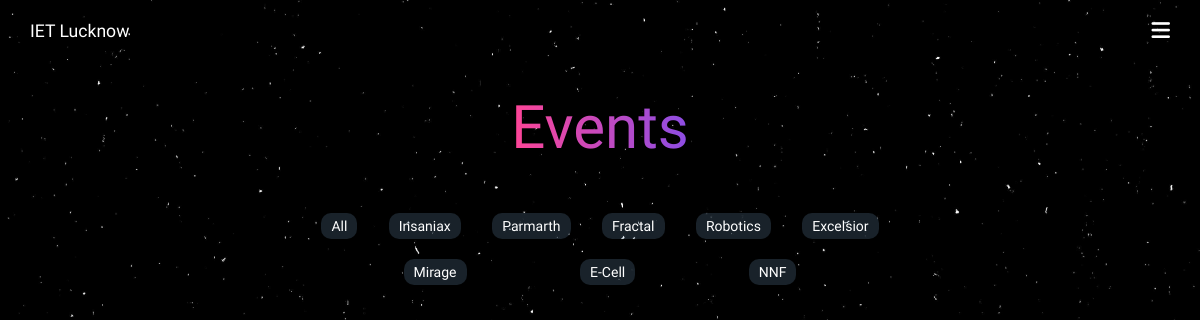
/events/, run on an earlier commit of the app's database.
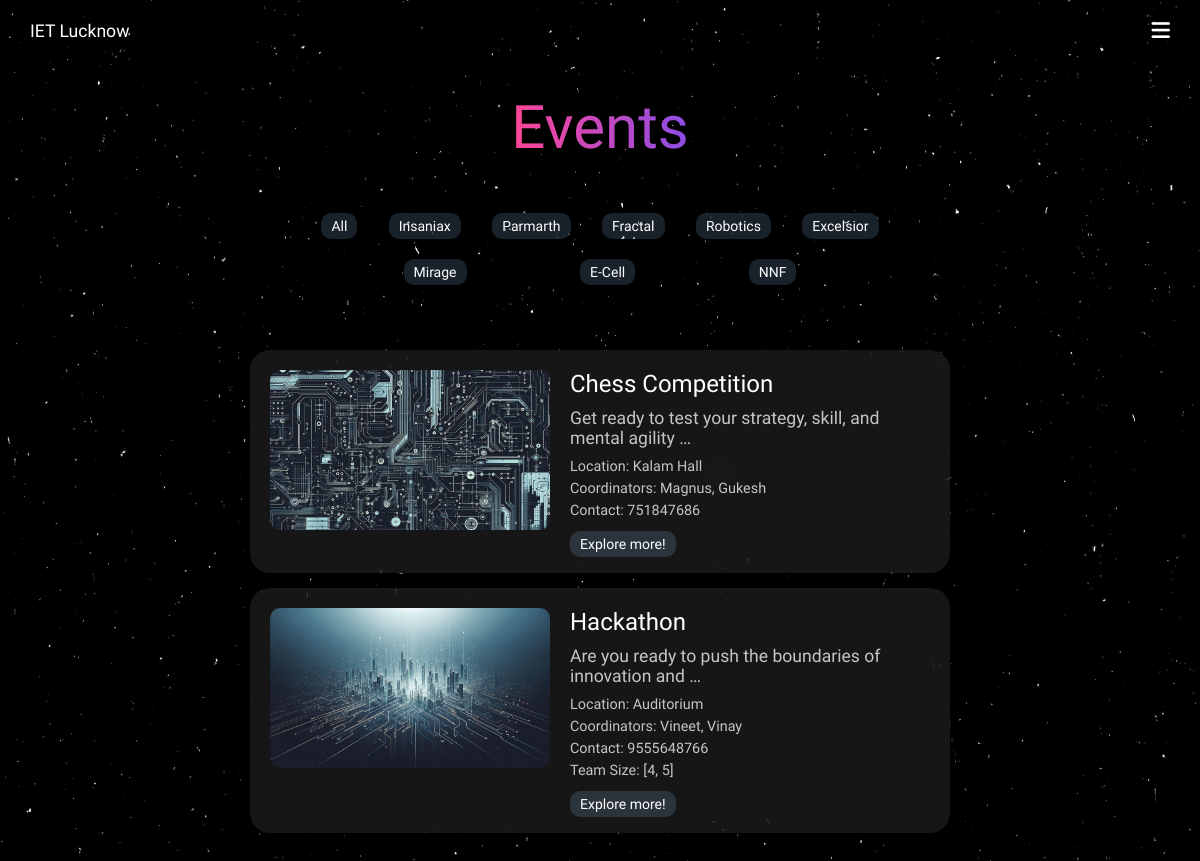
And on a later commit of the database.
### events/models.py (models this page shows, shortened)
class AllEventList(models.Model):
    slug = models.SlugField(max_length=100, unique=True)
    eventName = models.CharField(max_length=100)
    eventDescription = models.TextField()
    eventImage = models.ImageField(upload_to="eventImages/")
    club = models.CharField(max_length=100, choices=CLUBS_CHOICES)
    location = models.CharField(max_length=100)
    coordinators = models.CharField(max_length=100)
    contact = models.CharField(max_length=100)
    eventType = models.CharField(max_length=10, choices=EVENT_TYPE_CHOICES)
    eventDate = models.DateField()
    minTeamSize = models.IntegerField(default=1)
    maxTeamSize = models.IntegerField(default=1)
    dateAdded = models.DateTimeField(default=timezone.now)
    def get_absolute_url(self):
        return reverse("eachEvent", args=[self.slug])
    class Meta:
        ordering = ["-dateAdded"]

### events/views.py (the view)
# urls.py: path("events/", views.event_list, name="eventList"),
def event_list(request):
    today = timezone.now().date()
    events = AllEventList.objects.filter(eventDate__gte=today)
    return render(
        request, "events/eventList.html", {"events": events, "clubs": CLUBS_CHOICES}
    )

### templates/events/eventList.html (shortened to what this page needs)
{% extends 'base.html' %}
{% load static %}
{% block css %}
  <link rel="stylesheet" href="{% static 'css/eventList.css' %}" />
{% endblock %}
{% block backgroundImageURL %}
  {% static 'backgrounds/eventsList.jpeg' %}
{% endblock %}
{% block content %}
<main>
    <div class="wrapper">
        <div class="title">
            Events
        </div>
        <div class="club-selector">
            {% for a, b in clubs %}
            <div class="club-button {{a}}">{{b}}</div>
            {% endfor %}
        </div>
        <div class="events">
            {% for event in events %}
                <div class="event {{event.club}}Event {{event.get_absolute_url}}">
                    <div class="left">
                        <img src="{{ event.eventImage.url }}" alt="{{ event.eventName }}">
                    </div>
                    <div class="right">
                        <div class="eventName">{{event.eventName}}</div>
                        <div class="description">{{event.eventDescription|truncatewords:10}}</div>
                        <div class="location">Location: {{event.location}}</div>
                        <div class="coordinators">Coordinators: {{event.coordinators}}</div>
                        <div class="contact">Contact: {{event.contact}}</div>
                        {% if event.eventType == 'team' %}
                            <div class="teamSize">Team Size: [{{event.minTeamSize}}, {{event.maxTeamSize}}]</div>
                        {% endif %}
                        <div class="explore-button">
                            <a href="{{event.get_absolute_url}}" class="explore">Explore more!</a>
                        </div>
                    </div>
                </div>
            {% endfor %}
        </div>
    </div>
</main>
{% endblock content %}

### templates/base.html (shortened to what this page needs)
{% load static %}
<!DOCTYPE html>
<html lang="en">
<head>
    <link rel="stylesheet" href={% static 'css/base.css' %}>
    {% block css %}{% endblock css %}
    <link href="{% static 'fontawesomefree/css/fontawesome.css' %}" rel="stylesheet" type="text/css">
    <link href="{% static 'fontawesomefree/css/brands.css' %}" rel="stylesheet" type="text/css">
    <link href="{% static 'fontawesomefree/css/solid.css' %}" rel="stylesheet" type="text/css">
</head>
<body style="background-image: url({% block backgroundImageURL %}{% endblock backgroundImageURL %});">
    <header>
        <nav>
            <div class="left">
                <a href="{% url 'homepage' %}">IET Lucknow</a>
            </div>
            <div class="nav-button">
                <i class="fa-solid fa-bars"></i>
            </div>
        </nav>
    </header>
    {% block content %}
    {% endblock content %}
</body>
</html>

### static/css/base.css (style rules this page uses)
* { padding: 0; margin: 0; box-sizing: border-box; }
body, button { font-family: "Ubuntu", sans-serif; }
nav { display: flex; justify-content: space-between; align-items: center; font-size: 1.1em; }
.nav-button, .dropdown { display: none; }
nav a, .dropdown a { text-decoration: none; color: white; }
.nav-button, nav .left { padding: 20px 30px; }
.nav-button i { color: white; font-size: 1.2em; }
@media (max-width: 3000px) { .nav-button { display: block; } }

### static/css/eventList.css (style rules this page uses)
body { background-size: cover; }
main { display: flex; flex-direction: column; justify-content: center; align-items: center; max-width: 100vw; }
.wrapper { display: flex; flex-direction: column; justify-content: center; align-items: center; max-width: 90vw; }
.title { font-size: 60px; font-weight: 500; background: linear-gradient(90deg, #ff4596, #8c4de4, #629eff); background-size: 200%; -webkit-background-clip: text; -webkit-text-fill-color: transparent; background-clip: text; animation: gradient-animation 9s infinite; padding: 30px 0px 40px 0px; }
.club-selector { display: flex; flex-wrap: wrap; max-width: 90vw; width: 600px; justify-content: space-evenly; align-items: center; padding-bottom: 40px; }
.club-button { color: white; font-size: 14px; padding: 5px 10px; background-color: rgba(149, 205, 255, 0.163); border-radius: 10px; cursor: pointer; margin: 10px 10px; }
.events { min-height: 70vh; }
.event { display: flex; color: white; background-color: rgba(42, 42, 42, 0.531); backdrop-filter: blur(15px); border-radius: 20px; width: 700px; max-width: 90vw; padding: 20px; margin: 15px 10px; }
.event .left img { width: 280px; max-width: 35vw; margin-right: 20px; border-radius: 10px; }
.eventName { font-size: 1.5em; }
.description { font-size: 1.1em; color: rgba(255, 255, 255, 0.752); margin: 10px 0; }
.location, .coordinators, .contact, .teamSize { font-size: 0.9em; color: rgba(255, 255, 255, 0.752); margin: 5px 0; }
.explore-button { margin-top: 15px; }
.explore { text-decoration: none; color: white; font-size: 14px; padding: 5px 10px; background-color: rgba(149, 205, 255, 0.163); border-radius: 10px; cursor: pointer; }

What changed in the data, as far as the page shows it:
added AllEventList: eventImage (picture), eventName "Chess Competition", eventDescription "Get ready to test your strategy, skill, and mental agility …", location "Kalam Hall", coordinators "Magnus, Gukesh", contact "751847686"
added AllEventList: eventImage (picture), eventName "Hackathon", eventDescription "Are you ready to push the boundaries of innovation and …", location "Auditorium", coordinators "Vineet, Vinay", contact "9555648766", minTeamSize "4", maxTeamSize "5"
